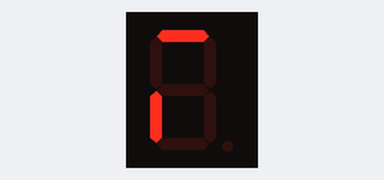
Bench run of a sketch on a simulated Arduino Uno, built with avr-gcc and run on an emulated ATmega328P. Parts: 1-digit seven-segment display. Wiring (inferred from the names in the program): 1-digit 7-segment display, segments lit when HIGH: segments pin 11, pin 10, pin 9, pin 8, pin 7, pin 6, pin 5. The segment pins are drawn as the display they are named for; what the sketch prints to the serial monitor is not drawn.

Above: at 1.1 s.
At 3.2 s:
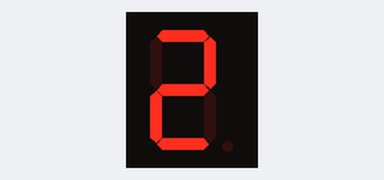
At 5.2 s:
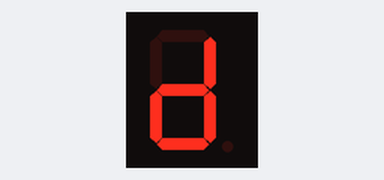
At 7.2 s:
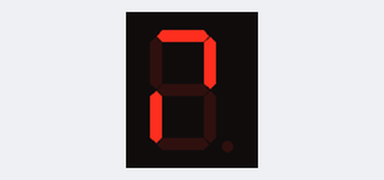
At 9.3 s:
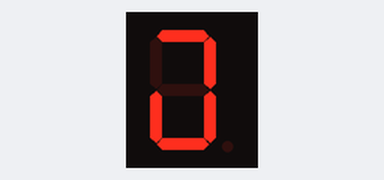
At 20.5 s:
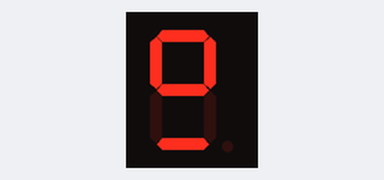

Measured:
- what the display in image 0 shows lasts 1.0 s, from 1.1 s to 2.1 s
- what the display in image 5 shows lasts 10.2 s, from 20.4 s to 30.6 s

The sketch:

milis.ino
```cpp
#define sensorPin A1
#define botonPin A0
#define a 11
#define b 10
#define c 9
#define d 8
#define e 7
#define f 6
#define g 5
#define neg1 3
#define neg2 4
#define neg3 12
#define neg4 2

unsigned long tiempo1 = 0;
unsigned long tiempo2 = 0;
unsigned long tiempoSegundos = 0;
int numero = 0;


void cero(){
  digitalWrite (a,HIGH);
  digitalWrite (b,HIGH);
  digitalWrite (f,HIGH);
  digitalWrite (g,HIGH);
  digitalWrite (c,HIGH);
  digitalWrite (d,LOW);
  digitalWrite (e,HIGH);


}
void uno(){
 digitalWrite (a,HIGH);
  digitalWrite (b,LOW);
  digitalWrite (f,LOW);
  digitalWrite (g,LOW);
  digitalWrite (c,LOW);
  digitalWrite (d,LOW);
  digitalWrite (e,HIGH);


}
void dos(){
  digitalWrite (a,HIGH);
  digitalWrite (b,HIGH);
  digitalWrite (f,HIGH);
  digitalWrite (g,HIGH);
  digitalWrite (c,LOW);
  digitalWrite (d,HIGH);
  digitalWrite (e,LOW);


}
void tres(){
  digitalWrite (a,HIGH);
  digitalWrite (b,HIGH);
  digitalWrite (f,LOW);
  digitalWrite (g,HIGH);
  digitalWrite (c,LOW);
  digitalWrite (d,HIGH);
  digitalWrite (e,HIGH);


}
void cuatro(){
  digitalWrite (a,HIGH);
  digitalWrite (b,LOW);
  digitalWrite (f,LOW);
  digitalWrite (g,LOW);
  digitalWrite (c,HIGH);
  digitalWrite (d,HIGH);
  digitalWrite (e,HIGH);


}
void cinco(){
  digitalWrite (a,LOW);
  digitalWrite (b,HIGH);
  digitalWrite (f,LOW);
  digitalWrite (g,HIGH);
  digitalWrite (c,HIGH);
  digitalWrite (d,HIGH);
  digitalWrite (e,HIGH);


}
void seis(){
  digitalWrite (a,LOW);
  digitalWrite (b,HIGH);
  digitalWrite (f,HIGH);
  digitalWrite (g,HIGH);
  digitalWrite (c,HIGH);
  digitalWrite (d,HIGH);
  digitalWrite (e,HIGH);


}
void siete(){
  digitalWrite (a,HIGH);
  digitalWrite (b,HIGH);
  digitalWrite (f,LOW);
  digitalWrite (g,LOW);
  digitalWrite (c,LOW);
  digitalWrite (d,LOW);
  digitalWrite (e,HIGH);


}
void ocho(){
  digitalWrite (a,HIGH);
  digitalWrite (b,HIGH);
  digitalWrite (f,HIGH);
  digitalWrite (g,HIGH);
  digitalWrite (c,HIGH);
  digitalWrite (d,HIGH);
  digitalWrite (e,HIGH);


}
void nueve(){
  digitalWrite (a,HIGH);
  digitalWrite (b,HIGH);
  digitalWrite (f,LOW);
  digitalWrite (g,LOW);
  digitalWrite (c,HIGH);
  digitalWrite (d,HIGH);
  digitalWrite (e,HIGH);
}
void negativo_decena(){
  digitalWrite (neg1, LOW);
digitalWrite (neg2, LOW);
    digitalWrite (neg3, LOW);
  digitalWrite (neg4, HIGH);
}
void negativo_unidad(){
  digitalWrite (neg1, HIGH);
digitalWrite (neg2, LOW);
    digitalWrite (neg3, LOW);
  digitalWrite (neg4, LOW);
}


void setup() {
 pinMode (a,OUTPUT);
 pinMode (b,OUTPUT);
 pinMode (f,OUTPUT);
 pinMode (g,OUTPUT);
 pinMode (c,OUTPUT);
 pinMode (d,OUTPUT);
 pinMode (e,OUTPUT);
 pinMode (sensorPin, INPUT);
 pinMode (botonPin, INPUT_PULLUP);

  Serial.begin(9600);
  tiempo1 = millis();

}
void loop() {

  tiempo2 = millis();
  if(tiempo2 > (tiempo1+1000)){  //Si ha pasado 1 segundo ejecuta el IF
    tiempo1 = millis(); //Actualiza el tiempo actual
    tiempoSegundos = tiempo1/1000;
    Serial.print("Ha transcurrido: ");
    Serial.print(tiempoSegundos);
    Serial.println(" desde que se encendio el Arduino");
    numero = tiempoSegundos; }
 int millares=numero/1000;
	int centenas=(numero-(millares*1000))/100;
	int decenas=(numero- (millares*1000 + centenas*100))/10;
	int unidades=numero-(millares*1000 + centenas*100 + decenas*10 );
  Serial.print("UNIDADES");
Serial.println(unidades);
Serial.print("DECENAS ");
Serial.println(decenas);


switch(unidades){

  case 1:
  uno();
  negativo_unidad();
  break;
  case 2:
  dos();
  negativo_unidad();
  break;
  case 3:
  tres();
  negativo_unidad();
  break;
   case 4:
  cuatro();
  negativo_unidad();
  break;
  case 5:
  cinco();
  negativo_unidad();
  break;
  case 6:
  seis();
  negativo_unidad();
  break;
   case 7:
  siete();
  negativo_unidad();
  break;
  case 8:
  ocho();
  negativo_unidad();
  break;
  case 9:
  nueve();
  negativo_unidad();
  break;

}


switch(decenas){

  case 1:
  uno();
  negativo_decena();
  break;
  case 2:
  dos();
  negativo_decena();
  break;
  case 3:
  tres();
  negativo_decena();
  break;
   case 4:
  cuatro();
  negativo_decena();
  break;
  case 5:
  cinco();
  negativo_decena();
  break;
  case 6:
  seis();
  negativo_decena();
  break;
   case 7:
  siete();
  negativo_decena();
  break;
  case 8:
  ocho();
  negativo_decena();
  break;
  case 9:
  nueve();
  negativo_decena();
  break;

}

}
```
